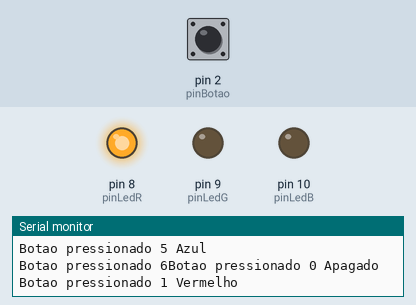
Simulated run of this sketch. Board: Arduino Uno, built with avr-gcc and run on an emulated ATmega328P. Parts: output pins drawn as LEDs (lit = HIGH), the last lines printed to the serial monitor. Dashed ring = blinking. Inputs (shaded band) come from the test bench; at power-on: pin 2 (pinBotao) HIGH.

Above: at 1.2 s.
1.3 s: pin 2 (pinBotao) pulled LOW for 3.2 s
At 1.6 s:
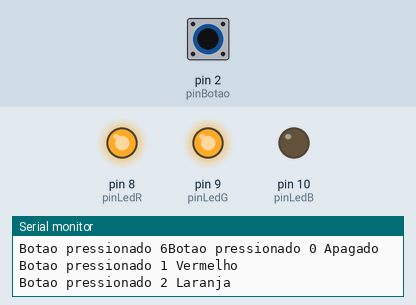
7.5 s: pin 2 (pinBotao) pulled LOW for 0.15 s
10.6 s: pin 2 (pinBotao) pulled LOW for 1 s
14.6 s: pin 2 (pinBotao) driven LOW
At 14.6 s:
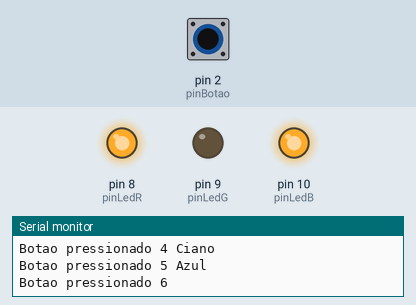
16.1 s: pin 2 (pinBotao) driven HIGH
At 16.88 s:
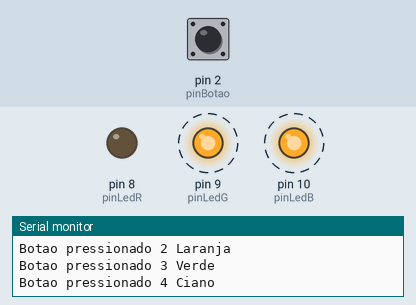
Timing chart, 0 to 20.1 s (numbered marks = the images above; inputs shaded):
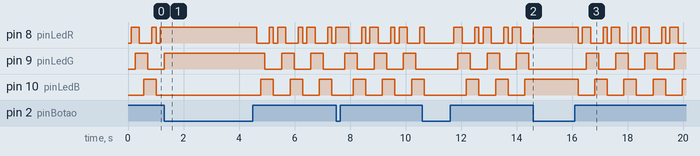

Measured:
- after the input at 14.6 s, pin 8 (pinLedR): stops changing and stays HIGH; pin 9 (pinLedG): stays LOW (without the input it goes to HIGH after 0.44 s); pin 10 (pinLedB): stays HIGH (without the input it goes to LOW after 0.14 s)
- after the input at 16.1 s, pin 8 (pinLedR): HIGH → LOW after 0.11 s, then repeats every 1.1 s: HIGH 0.30 s, LOW 0.45 s, HIGH 0.15 s, LOW 0.15 s; pin 9 (pinLedG): alternates HIGH for 0.45 s and LOW for 0.60 s, starting after 0.41 s; pin 10 (pinLedB): alternates HIGH for 0.45 s and LOW for 0.60 s, starting after 0.11 s
- by itself, pin 9 (pinLedG): repeats every 1.1 s: LOW 0.60 s, HIGH 0.45 s

The sketch:

v1.ino
```cpp
const int pinBotao = 2;  // pino definido para o botao

const int pinLedR  = 8;  // pino definido para o led Vermelho
const int pinLedG  = 9;  // pino definido para o led Verde
const int pinLedB  = 10; // pino definido para o led Azul


int estadoBotao = 0;
int corLed = 0;  //Flag para a cor do LED: 0=Desligado; 1=Vermelho; 2=Verde; 3 = Azul;

void setup() {
  // put your setup code here, to run once:
  //Configuração dos pinos dos Leds como saídas
  pinMode(pinLedR, OUTPUT);
  pinMode(pinLedG, OUTPUT);
  pinMode(pinLedB, OUTPUT);

  //Config do pino do botao como entrada
  pinMode(pinBotao, INPUT_PULLUP);

  Serial.begin(9600);
}


void loop() {
  // put your main code here, to run repeatedly:
  //Serial.println("Start");
  estadoBotao = readButtonDebounce(estadoBotao, pinBotao);
  //Poderia ser em uma função, porém maior eficiencia se for em código
  if(estadoBotao == HIGH ){
    delay(100);
    Serial.print("Botao pressionado ");

    corLed++;
    Serial.print(corLed, DEC );
    switch(corLed){
      case 0:
        digitalWrite(pinLedR, LOW);
        digitalWrite(pinLedG, LOW);
        digitalWrite(pinLedB, LOW);
        Serial.println(" Apagado");
      break;
      case 1:
        digitalWrite(pinLedB, LOW );
        digitalWrite(pinLedR, HIGH);
        Serial.println(" Vermelho");
      break;
      case 2:
        digitalWrite(pinLedG, HIGH);
        Serial.println(" Laranja");
      break;
      case 3:
        digitalWrite(pinLedR, LOW);
        Serial.println(" Verde");
      break;
      case 4:
        digitalWrite(pinLedB, HIGH);
        Serial.println(" Ciano");
      break;
      case 5:
        digitalWrite(pinLedG, LOW);
        Serial.println(" Azul");
      break;
      case 6:
        digitalWrite(pinLedR, HIGH);
        corLed = -1;
      break;
      corLed++;

    }
  }

delay(50);
}

boolean readButtonDebounce (boolean estado, const int pinBotao){
   boolean estadoAgora = digitalRead(pinBotao);
   if(estado ==  estadoAgora){
        return estadoAgora;
    }
    else{
      delay (10);
      estadoAgora =  digitalRead(pinBotao);
      return estadoAgora;
      }
  }
```
